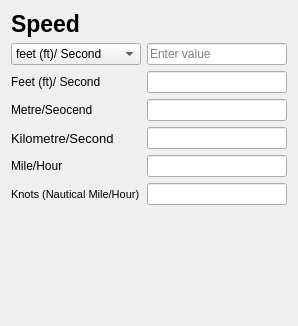
          <widget class="QWidget" name="scrollAreaWidgetContents_6">
           <property name="geometry">
            <rect>
             <x>0</x>
             <y>0</y>
             <width>298</width>
             <height>326</height>
            </rect>
           </property>
           <layout class="QGridLayout" name="gridLayout_13">
            <item row="0" column="0" colspan="2">
             <widget class="QLabel" name="label_40">
              <property name="font">
               <font>
                <pointsize>17</pointsize>
                <weight>75</weight>
                <bold>true</bold>
               </font>
              </property>
              <property name="text">
               <string>Speed</string>
              </property>
             </widget>
            </item>
            <item row="1" column="0">
             <widget class="QComboBox" name="comboBox_25">
              <property name="minimumSize">
               <size>
                <width>0</width>
                <height>0</height>
               </size>
              </property>
              <property name="maximumSize">
               <size>
                <width>130</width>
                <height>16777215</height>
               </size>
              </property>
              <item>
               <property name="text">
                <string>feet (ft)/ Second</string>
               </property>
              </item>
              <item>
               <property name="text">
                <string>Metre / Second</string>
               </property>
              </item>
              <item>
               <property name="text">
                <string>Kilometre/Second</string>
               </property>
              </item>
              <item>
               <property name="text">
                <string>Mile/Hour</string>
               </property>
              </item>
              <item>
               <property name="text">
                <string>Knots (Nautical Mile/Hour)</string>
               </property>
              </item>
             </widget>
            </item>
            <item row="1" column="1">
             <widget class="QLineEdit" name="lineEdit_41">
              <property name="placeholderText">
               <string>Enter value</string>
              </property>
              <property name="clearButtonEnabled">
               <bool>true</bool>
              </property>
             </widget>
            </item>
            <item row="2" column="0">
             <widget class="QLabel" name="label_41">
              <property name="text">
               <string>Feet (ft)/ Second</string>
              </property>
             </widget>
            </item>
            <item row="2" column="1">
             <widget class="QLineEdit" name="lineEdit_42"/>
            </item>
            <item row="3" column="0">
             <widget class="QLabel" name="label_42">
              <property name="text">
               <string>Metre/Seocend</string>
              </property>
             </widget>
            </item>
            <item row="3" column="1">
             <widget class="QLineEdit" name="lineEdit_43"/>
            </item>
            <item row="4" column="0">
             <widget class="QLabel" name="label_43">
              <property name="font">
               <font>
                <pointsize>10</pointsize>
               </font>
              </property>
              <property name="text">
               <string>Kilometre/Second</string>
              </property>
             </widget>
            </item>
            <item row="4" column="1">
             <widget class="QLineEdit" name="lineEdit_44"/>
            </item>
            <item row="5" column="0">
             <widget class="QLabel" name="label_44">
              <property name="text">
               <string>Mile/Hour</string>
              </property>
             </widget>
            </item>
            <item row="5" column="1">
             <widget class="QLineEdit" name="lineEdit_45"/>
            </item>
            <item row="6" column="0">
             <widget class="QLabel" name="label_45">
              <property name="font">
               <font>
                <pointsize>8</pointsize>
               </font>
              </property>
              <property name="text">
               <string>Knots (Nautical Mile/Hour)</string>
              </property>
             </widget>
            </item>
            <item row="6" column="1">
             <widget class="QLineEdit" name="lineEdit_46"/>
            </item>
            <item row="7" column="0" colspan="2">
             <spacer name="horizontalSpacer_3">
              <property name="orientation">
               <enum>Qt::Horizontal</enum>
              </property>
              <property name="sizeHint" stdset="0">
               <size>
                <width>277</width>
                <height>5</height>
               </size>
              </property>
             </spacer>
            </item>
            <item row="8" column="0">
             <spacer name="verticalSpacer_3">
              <property name="orientation">
               <enum>Qt::Vertical</enum>
              </property>
              <property name="sizeType">
               <enum>QSizePolicy::Expanding</enum>
              </property>
              <property name="sizeHint" stdset="0">
               <size>
                <width>7</width>
                <height>81</height>
               </size>
              </property>
             </spacer>
            </item>
           </layout>
          </widget>
